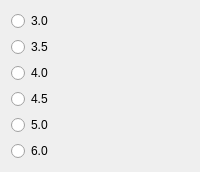
           <widget class="QWidget" name="page_2">
            <layout class="QVBoxLayout" name="verticalLayout_11">
             <item>
              <widget class="QRadioButton" name="bcc30">
               <property name="contextMenuPolicy">
                <enum>Qt::NoContextMenu</enum>
               </property>
               <property name="text">
                <string>3.0</string>
               </property>
              </widget>
             </item>
             <item>
              <widget class="QRadioButton" name="bcc35">
               <property name="text">
                <string>3.5</string>
               </property>
              </widget>
             </item>
             <item>
              <widget class="QRadioButton" name="bcc40">
               <property name="text">
                <string>4.0</string>
               </property>
              </widget>
             </item>
             <item>
              <widget class="QRadioButton" name="bcc45">
               <property name="text">
                <string>4.5</string>
               </property>
              </widget>
             </item>
             <item>
              <widget class="QRadioButton" name="bcc50">
               <property name="text">
                <string>5.0</string>
               </property>
              </widget>
             </item>
             <item>
              <widget class="QRadioButton" name="bcc60">
               <property name="text">
                <string>6.0</string>
               </property>
              </widget>
             </item>
            </layout>
           </widget>
